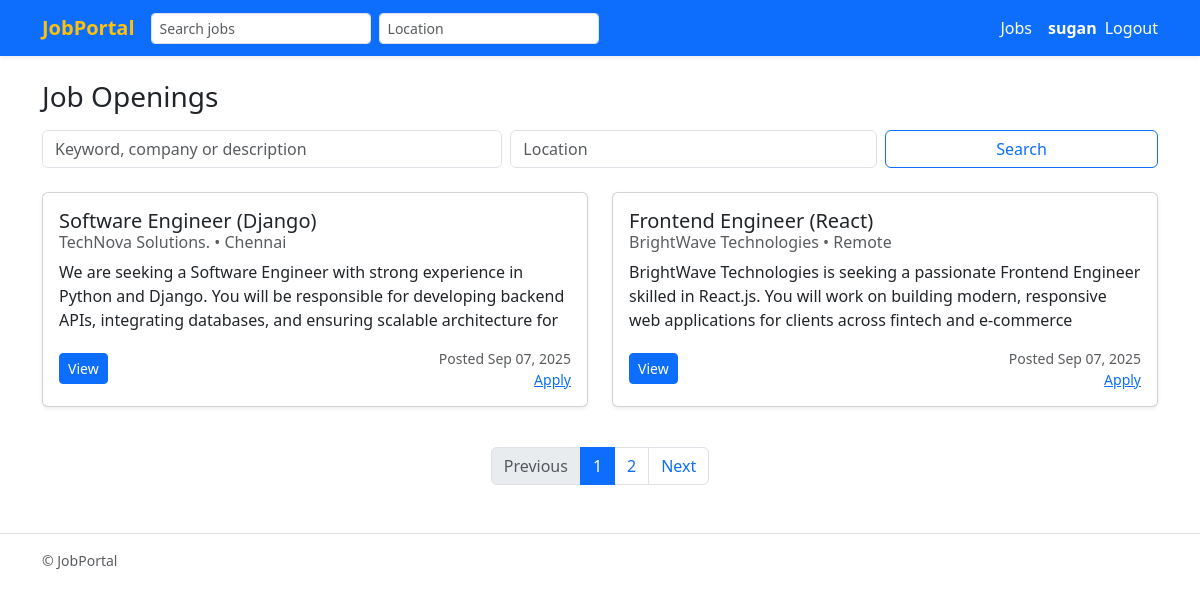
The app's page / (signed in) with its own data.
### jobs/models.py (models this page shows, shortened)
class Job(models.Model):
    poster = models.ForeignKey(
        User, on_delete=models.CASCADE, related_name="posted_jobs"
    )
    title = models.CharField(max_length=255)
    company = models.CharField(max_length=255)
    description = models.TextField()
    location = models.CharField(max_length=255, blank=True)
    created_at = models.DateTimeField(auto_now_add=True)
    updated_at = models.DateTimeField(auto_now=True)
    class Meta:
        ordering = ["-created_at"]
        indexes = [
            models.Index(fields=["title"]),
            models.Index(fields=["company"]),
            models.Index(fields=["location"]),
        ]

### jobs/views.py (the view)
# urls.py: path("", views.JobListView.as_view(), name="job_list"),
class JobListView(ListView):
    model = Job
    template_name = "jobs/job_list.html"
    context_object_name = "jobs"
    paginate_by = 2
    def get_queryset(self):
        qs = super().get_queryset().order_by("-created_at")
        q = self.request.GET.get("q", "").strip()
        location = self.request.GET.get("location", "").strip()
        if q:
            qs = qs.filter(
                Q(title__icontains=q) | Q(description__icontains=q) | Q(company__icontains=q)
            )
        if location:
            qs = qs.filter(location__icontains=location)
        return qs
    def get_context_data(self, **kwargs):
        ctx = super().get_context_data(**kwargs)
        ctx["search_form"] = JobSearchForm(self.request.GET or None)
        return ctx

### jobs/forms.py
class JobSearchForm(forms.Form):
    q = forms.CharField(required=False, label="Keyword", widget=forms.TextInput(attrs={"placeholder": "keyword"}))
    location = forms.CharField(required=False, label="Location", widget=forms.TextInput(attrs={"placeholder": "location"}))

### jobs/templates/jobs/job_list.html (shortened to what this page needs)
{% extends 'jobs/base.html' %}
{% block content %}
<div class="d-flex justify-content-between align-items-center mb-3">
  <h1 class="h3 mb-0">Job Openings</h1>
</div>
<form method="get" class="row g-2 mb-4">
  <div class="col-md-5">
    <input name="q" value="{{ request.GET.q|default:'' }}" class="form-control" placeholder="Keyword, company or description" aria-label="Search jobs">
  </div>
  <div class="col-md-4">
    <input name="location" value="{{ request.GET.location|default:'' }}" class="form-control" placeholder="Location" aria-label="Location">
  </div>
  <div class="col-md-3 d-grid">
    <button class="btn btn-outline-primary">Search</button>
  </div>
</form>
<div class="row">
  {% for job in jobs %}
    <div class="col-md-6 mb-4">
      <div class="card h-100 shadow-sm">
        <div class="card-body d-flex flex-column">
          <h5 class="card-title mb-1">{{ job.title }}</h5>
          <h6 class="card-subtitle mb-2 text-muted">
            {{ job.company }}{% if job.location %} • {{ job.location }}{% endif %}
          </h6>
          <p class="card-text mb-3" style="max-height:4.5em; overflow:hidden; text-overflow:ellipsis;">
            {{ job.description }}
          </p>
          <div class="mt-auto d-flex justify-content-between align-items-center">
            <a href="{% url 'jobs:job_detail' job.pk %}" class="btn btn-sm btn-primary">View</a>
            <div class="text-end">
              <small class="text-muted d-block">Posted {{ job.created_at|date:"M d, Y" }}</small>
              {% if user.is_authenticated and not user.profile.is_employer %}
                <small class="d-block"><a href="{% url 'jobs:job_apply' job.pk %}">Apply</a></small>
              {% endif %}
            </div>
          </div>
        </div>
      </div>
    </div>
  {% empty %}
    <div class="col-12">
      <div class="alert alert-info mb-0">No jobs found matching your criteria.</div>
    </div>
  {% endfor %}
</div>
<nav aria-label="Job list pagination" class="mt-3">
  {% with q=request.GET.q|urlencode location=request.GET.location|urlencode %}
    {% if is_paginated %}
      <ul class="pagination justify-content-center mb-0">
        {% if page_obj.has_previous %}
          <li class="page-item">
            <a class="page-link" href="?page={{ page_obj.previous_page_number }}{% if q %}&q={{ q }}{% endif %}{% if location %}&location={{ location }}{% endif %}">Previous</a>
          </li>
        {% else %}
          <li class="page-item disabled"><span class="page-link">Previous</span></li>
        {% endif %}
        {% if page_obj.number == 1 %}
          <li class="page-item active"><span class="page-link">1</span></li>
        {% else %}
          <li class="page-item"><a class="page-link" href="?page=1{% if q %}&q={{ q }}{% endif %}{% if location %}&location={{ location }}{% endif %}">1</a></li>
        {% endif %}
        {% if paginator.num_pages > 1 %}
          {% if page_obj.number == paginator.num_pages %}
            <li class="page-item active"><span class="page-link">{{ paginator.num_pages }}</span></li>
          {% else %}
            <li class="page-item"><a class="page-link" href="?page={{ paginator.num_pages }}{% if q %}&q={{ q }}{% endif %}{% if location %}&location={{ location }}{% endif %}">{{ paginator.num_pages }}</a></li>
          {% endif %}
        {% endif %}
        {% if page_obj.has_next %}
          <li class="page-item">
            <a class="page-link" href="?page={{ page_obj.next_page_number }}{% if q %}&q={{ q }}{% endif %}{% if location %}&location={{ location }}{% endif %}">Next</a>
          </li>
        {% else %}
          <li class="page-item disabled"><span class="page-link">Next</span></li>
        {% endif %}
      </ul>
    {% endif %}
  {% endwith %}
</nav>
{% endblock %}

### jobs/templates/jobs/base.html (shortened to what this page needs)
{% load static %}
<!doctype html>
<html lang="en">
<head>
  <link href="https://cdn.jsdelivr.net/npm/bootstrap@5.3.0/dist/css/bootstrap.min.css" rel="stylesheet">
</head>
<body>
<nav class="navbar navbar-expand-lg navbar-primary bg-primary shadow-sm">
  <div class="container">
    <a class="navbar-brand  text-warning fw-bold" href="{% url 'jobs:job_list' %}">JobPortal</a>
    <div class="collapse navbar-collapse" id="mainNav">
      <form class="d-flex me-auto" method="get" action="{% url 'jobs:job_list' %}">
        <input name="q" class="form-control form-control-sm me-2" type="search" placeholder="Search jobs" aria-label="Search"
               value="{{ request.GET.q|default:'' }}">
        <input name="location" class="form-control form-control-sm me-2" type="search" placeholder="Location"
               value="{{ request.GET.location|default:'' }}">
        <button class="btn btn-sm btn-outline-primary" type="submit">Search</button>
      </form>
      <ul class="navbar-nav ms-auto mb-2 mb-lg-0 align-items-center">
        {% if user.is_authenticated %}
          {% if user.profile.is_employer %}
          <li class="nav-item">
              <a class="nav-link text-white" href="{% url 'jobs:job_list' %}">Home</a>
            </li>
            <li class="nav-item">
              <a class="nav-link text-white" href="{% url 'jobs:job_create' %}">Post Job</a>
            </li>
            {% comment %} <li class="nav-item">
              <a class="nav-link" href="{% url 'admin:index' %}">Dashboard</a>
            </li> {% endcomment %}
          {% else %}
            <li class="nav-item">
              <a class="nav-link text-white" href="{% url 'jobs:job_list' %}">Jobs</a>
            </li>
          {% endif %}
           <li class="nav-item">
            <a class="nav-link text-white" href="#">
              <strong>{{ user.username }}</strong>
            </a>
          </li>
          <li class="nav-item">
            <form method="post" action="{% url 'logout' %}" style="display:inline;">
  <button type="submit" class="btn btn-link nav-link p-0 text-white">Logout</button>
</form>
          </li>
        {% endif %}
      </ul>
    </div>
  </div>
</nav>
<main class="container py-4">
  {% block content %}{% endblock %}
</main>
<footer class="border-top py-3 mt-4">
  <div class="container text-muted small">
    &copy; {{ now.year }} JobPortal
  </div>
</footer>
</body>
</html>

### jobs/templates/jobs/base.html (style rules this page uses)
.nav-item .nav-link { white-space: nowrap; }

### records on screen
Job: title "Software Engineer (Django)", company "TechNova Solutions.", location "Chennai", description "We are seeking a Software Engineer with strong experience in Python and Django. You will be responsible for developing backend APIs, integrating databases, and ensuring scalable architecture for…", created_at "Sep 07, 2025"
Job: title "Frontend Engineer (React)", company "BrightWave Technologies", location "Remote", description "BrightWave Technologies is seeking a passionate Frontend Engineer skilled in React.js. You will work on building modern, responsive web applications for clients across fintech and e-commerce…", created_at "Sep 07, 2025"

### other values on screen
{{ user.username }} "sugan"
{{ paginator.num_pages }} "2"
